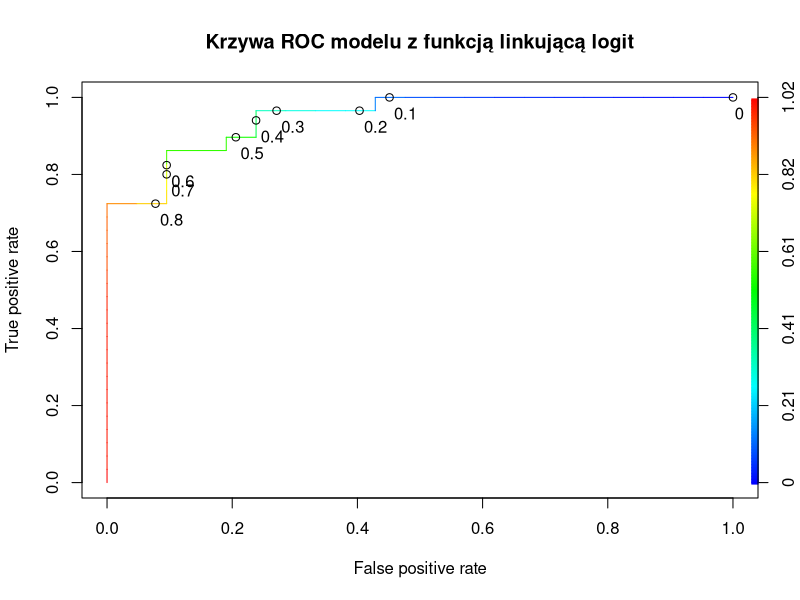
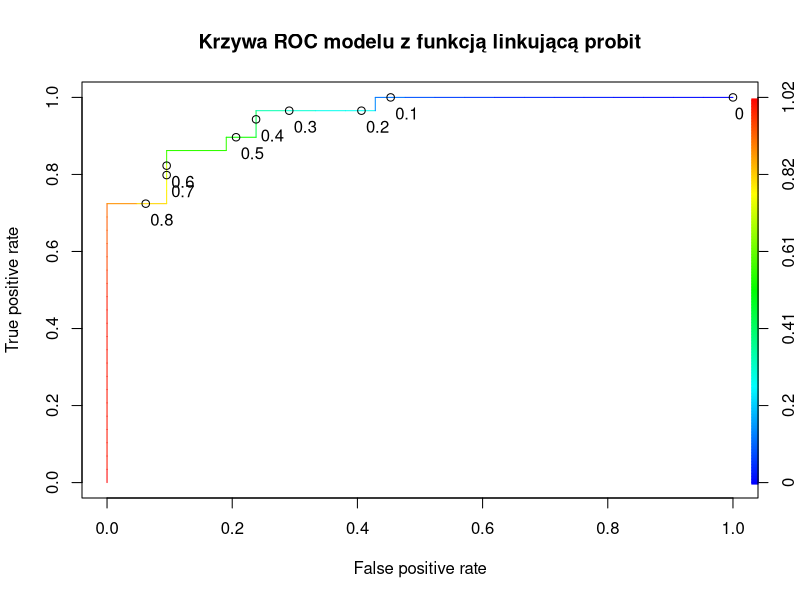
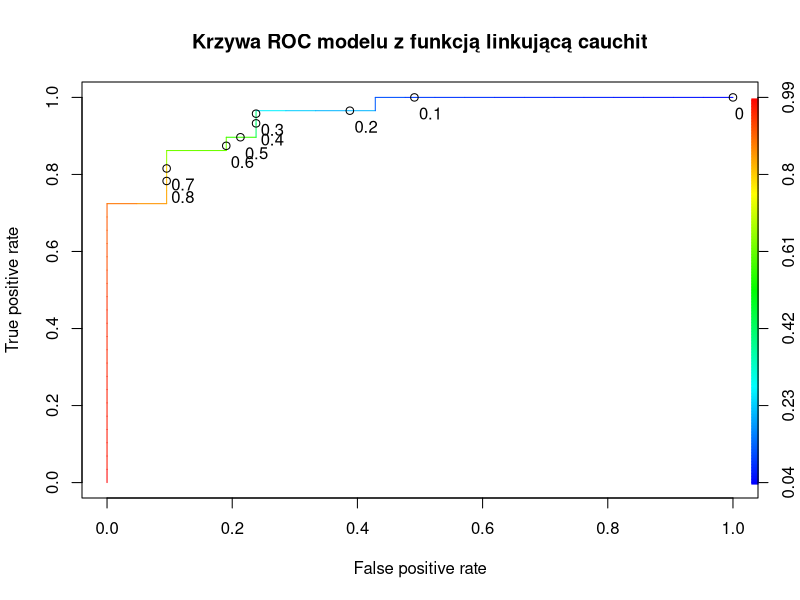
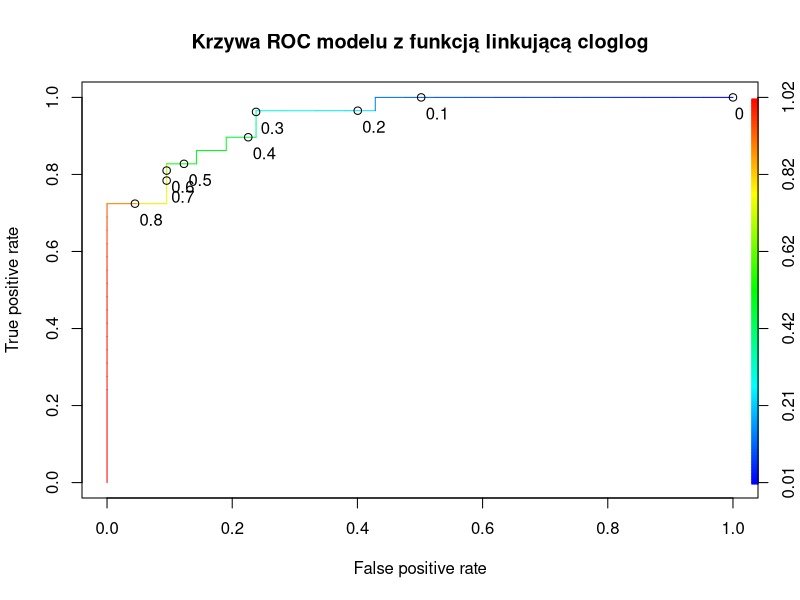

Write the R code that produced these figures, in order.
A <- structure(list(numeracy = c(6.6, 7.1, 7.3, 7.5, 7.9, 7.9, 8,
                                 8.2, 8.3, 8.3, 8.4, 8.4, 8.6, 8.7, 8.8, 8.8, 9.1, 9.1, 9.1, 9.3,
                                 9.5, 9.8, 10.1, 10.5, 10.6, 10.6, 10.6, 10.7, 10.8, 11, 11.1,
                                 11.2, 11.3, 12, 12.3, 12.4, 12.8, 12.8, 12.9, 13.4, 13.5, 13.6,
                                 13.8, 14.2, 14.3, 14.5, 14.6, 15, 15.1, 15.7), anxiety = c(13.8,
                                                                                            14.6, 17.4, 14.9, 13.4, 13.5, 13.8, 16.6, 13.5, 15.7, 13.6, 14,
                                                                                            16.1, 10.5, 16.9, 17.4, 13.9, 15.8, 16.4, 14.7, 15, 13.3, 10.9,
                                                                                            12.4, 12.9, 16.6, 16.9, 15.4, 13.1, 17.3, 13.1, 14, 17.7, 10.6,
                                                                                            14.7, 10.1, 11.6, 14.2, 12.1, 13.9, 11.4, 15.1, 13, 11.3, 11.4,
                                                                                            10.4, 14.4, 11, 14, 13.4), success = c(0L, 0L, 0L, 1L, 0L, 1L,
                                                                                                                                   0L, 0L, 1L, 0L, 1L, 1L, 0L, 1L, 0L, 0L, 0L, 0L, 0L, 1L, 0L, 0L,
                                                                                                                                   1L, 1L, 1L, 0L, 0L, 0L, 1L, 0L, 1L, 0L, 0L, 1L, 1L, 1L, 1L, 1L,
                                                                                                                                   1L, 1L, 1L, 1L, 1L, 1L, 1L, 1L, 1L, 1L, 1L, 1L)), .Names = c("numeracy",
                                                                                                                                                                                                "anxiety", "success"), row.names = c(NA, -50L), class = "data.frame")
model <- glm(success~numeracy+anxiety, data=A, family="binomial")
summary(model)
summary(glm(success~numeracy*anxiety, data=A, family="binomial"))
b <- model$coefficients
exp(b[0]+b[1]*10+b[2]*13)/(1+exp(b[0]+b[1]*10+b[2]*13))
#Zadanie 1 - czy bierzemy pod uwagę iloczyn X1*X2? Przeciez to psuje model. Czy więc należało ozważyć dwa modele z i bez interakcji??

# wyniki testów istotności - czyli co? wartosc statystyki testowej p-wartosc?

new <- data.frame(numeracy = c(10), anxiety = c(13))
predict.glm(model, new, type = "response")
b <- model$coefficients
exp(b[1]+b[2]*10+b[3]*13)/(1+exp(b[1]+b[2]*10+b[3]*13))

#krzywa ROC
library("ROCR")

ROCRPred=prediction(model$fitted.values, model$y)
ROCRPerf=performance(ROCRPred, "tpr", "fpr")
plot(ROCRPerf, colorize=TRUE, print.cutoffs.at=seq(0,0.8,0.1), text.adj=c(-0.2, 1.7), main = "Krzywa ROC modelu z funkcją linkującą logit")

#####

model <- glm(success~numeracy+anxiety, data=A, family=binomial(link = "probit"))
summary(model)

new <- data.frame(numeracy = c(10), anxiety = c(13))
predict.glm(model, new, type = "response")
b <- model$coefficients
exp(b[1]+b[2]*10+b[3]*13)/(1+exp(b[1]+b[2]*10+b[3]*13))

ROCRPred=prediction(model$fitted.values, model$y)
ROCRPerf=performance(ROCRPred, "tpr", "fpr")
plot(ROCRPerf, colorize=TRUE, print.cutoffs.at=seq(0,0.8,0.1), text.adj=c(-0.2, 1.7), main = "Krzywa ROC modelu z funkcją linkującą probit")


#####

model <- glm(success~numeracy+anxiety, data=A, family=binomial(link = "cauchit"))
summary(model)


new <- data.frame(numeracy = c(10), anxiety = c(13))
predict.glm(model, new, type = "response")
b <- model$coefficients
exp(b[1]+b[2]*10+b[3]*13)/(1+exp(b[1]+b[2]*10+b[3]*13))

ROCRPred=prediction(model$fitted.values, model$y)
ROCRPerf=performance(ROCRPred, "tpr", "fpr")
plot(ROCRPerf, colorize=TRUE, print.cutoffs.at=seq(0,0.8,0.1), text.adj=c(-0.2, 1.7), main = "Krzywa ROC modelu z funkcją linkującą cauchit")

#####

model <- glm(success~numeracy+anxiety, data=A, family=binomial(link = "cloglog"))
summary(model)

new <- data.frame(numeracy = c(10), anxiety = c(13))
predict.glm(model, new, type = "response")
b <- model$coefficients
exp(b[1]+b[2]*10+b[3]*13)/(1+exp(b[1]+b[2]*10+b[3]*13))

ROCRPred=prediction(model$fitted.values, model$y)
ROCRPerf=performance(ROCRPred, "tpr", "fpr")
plot(ROCRPerf, colorize=TRUE, print.cutoffs.at=seq(0,0.8,0.1), text.adj=c(-0.2, 1.7), main = "Krzywa ROC modelu z funkcją linkującą cloglog")
